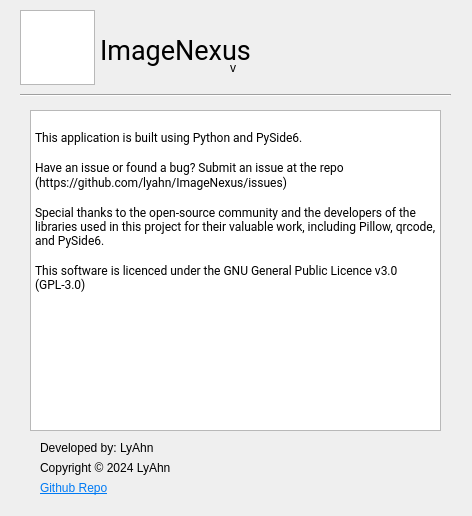
<?xml version="1.0" encoding="UTF-8"?>
<ui version="4.0">
 <class>aboutWindow</class>
 <widget class="QWidget" name="aboutWindow">
  <property name="windowModality">
   <enum>Qt::ApplicationModal</enum>
  </property>
  <property name="geometry">
   <rect>
    <x>0</x>
    <y>0</y>
    <width>472</width>
    <height>516</height>
   </rect>
  </property>
  <property name="minimumSize">
   <size>
    <width>472</width>
    <height>516</height>
   </size>
  </property>
  <property name="maximumSize">
   <size>
    <width>472</width>
    <height>516</height>
   </size>
  </property>
  <property name="windowTitle">
   <string>About</string>
  </property>
  <property name="windowIcon">
   <iconset resource="resources.qrc">
    <normaloff>:/images/resources/icon.ico</normaloff>:/images/resources/icon.ico</iconset>
  </property>
  <widget class="QLabel" name="appTextLabel">
   <property name="geometry">
    <rect>
     <x>100</x>
     <y>30</y>
     <width>181</width>
     <height>41</height>
    </rect>
   </property>
   <property name="font">
    <font>
     <family>Roboto</family>
     <pointsize>20</pointsize>
    </font>
   </property>
   <property name="text">
    <string>ImageNexus</string>
   </property>
  </widget>
  <widget class="Line" name="line">
   <property name="geometry">
    <rect>
     <x>20</x>
     <y>80</y>
     <width>431</width>
     <height>31</height>
    </rect>
   </property>
   <property name="sizePolicy">
    <sizepolicy hsizetype="Maximum" vsizetype="Fixed">
     <horstretch>0</horstretch>
     <verstretch>0</verstretch>
    </sizepolicy>
   </property>
   <property name="orientation">
    <enum>Qt::Horizontal</enum>
   </property>
  </widget>
  <widget class="QLabel" name="versionLabel">
   <property name="geometry">
    <rect>
     <x>230</x>
     <y>60</y>
     <width>49</width>
     <height>16</height>
    </rect>
   </property>
   <property name="text">
    <string>v</string>
   </property>
  </widget>
  <widget class="QGraphicsView" name="logoView">
   <property name="geometry">
    <rect>
     <x>20</x>
     <y>10</y>
     <width>75</width>
     <height>75</height>
    </rect>
   </property>
  </widget>
  <widget class="QLabel" name="copyrightLbl">
   <property name="geometry">
    <rect>
     <x>40</x>
     <y>460</y>
     <width>201</width>
     <height>16</height>
    </rect>
   </property>
   <property name="text">
    <string>Copyright © 2024 LyAhn</string>
   </property>
  </widget>
  <widget class="QLabel" name="devLabel">
   <property name="geometry">
    <rect>
     <x>40</x>
     <y>440</y>
     <width>191</width>
     <height>16</height>
    </rect>
   </property>
   <property name="text">
    <string>Developed by: LyAhn</string>
   </property>
  </widget>
  <widget class="QTextEdit" name="aboutText">
   <property name="geometry">
    <rect>
     <x>30</x>
     <y>110</y>
     <width>411</width>
     <height>321</height>
    </rect>
   </property>
   <property name="font">
    <font>
     <family>Roboto</family>
    </font>
   </property>
   <property name="mouseTracking">
    <bool>false</bool>
   </property>
   <property name="focusPolicy">
    <enum>Qt::NoFocus</enum>
   </property>
   <property name="autoFormatting">
    <set>QTextEdit::AutoAll</set>
   </property>
   <property name="html">
    <string>&lt;!DOCTYPE HTML PUBLIC &quot;-//W3C//DTD HTML 4.0//EN&quot; &quot;http://www.w3.org/TR/REC-html40/strict.dtd&quot;&gt;
&lt;html&gt;&lt;head&gt;&lt;meta name=&quot;qrichtext&quot; content=&quot;1&quot; /&gt;&lt;meta charset=&quot;utf-8&quot; /&gt;&lt;style type=&quot;text/css&quot;&gt;
p, li { white-space: pre-wrap; }
hr { height: 1px; border-width: 0; }
li.unchecked::marker { content: &quot;\2610&quot;; }
li.checked::marker { content: &quot;\2612&quot;; }
&lt;/style&gt;&lt;/head&gt;&lt;body style=&quot; font-family:'Roboto'; font-size:9pt; font-weight:400; font-style:normal;&quot;&gt;
&lt;p style=&quot;-qt-paragraph-type:empty; margin-top:0px; margin-bottom:0px; margin-left:0px; margin-right:0px; -qt-block-indent:0; text-indent:0px; font-family:'Segoe UI';&quot;&gt;&lt;br /&gt;&lt;/p&gt;
&lt;p style=&quot; margin-top:0px; margin-bottom:0px; margin-left:0px; margin-right:0px; -qt-block-indent:0; text-indent:0px;&quot;&gt;&lt;span style=&quot; font-family:'Segoe UI';&quot;&gt;This application is built using Python and PySide6. &lt;/span&gt;&lt;/p&gt;
&lt;p style=&quot;-qt-paragraph-type:empty; margin-top:0px; margin-bottom:0px; margin-left:0px; margin-right:0px; -qt-block-indent:0; text-indent:0px; font-family:'Segoe UI';&quot;&gt;&lt;br /&gt;&lt;/p&gt;
&lt;p style=&quot; margin-top:0px; margin-bottom:0px; margin-left:0px; margin-right:0px; -qt-block-indent:0; text-indent:0px;&quot;&gt;&lt;span style=&quot; font-family:'Segoe UI';&quot;&gt;Have an issue or found a bug? Submit an issue at the repo&lt;/span&gt;&lt;/p&gt;
&lt;p style=&quot; margin-top:0px; margin-bottom:0px; margin-left:0px; margin-right:0px; -qt-block-indent:0; text-indent:0px;&quot;&gt;&lt;span style=&quot; font-family:'Segoe UI';&quot;&gt;(https://github.com/lyahn/ImageNexus/issues)&lt;/span&gt;&lt;/p&gt;
&lt;p style=&quot;-qt-paragraph-type:empty; margin-top:0px; margin-bottom:0px; margin-left:0px; margin-right:0px; -qt-block-indent:0; text-indent:0px; font-family:'Segoe UI';&quot;&gt;&lt;br /&gt;&lt;/p&gt;
&lt;p style=&quot; margin-top:0px; margin-bottom:0px; margin-left:0px; margin-right:0px; -qt-block-indent:0; text-indent:0px;&quot;&gt;&lt;span style=&quot; font-family:'Segoe UI';&quot;&gt;Special thanks to the open-source community and the developers of the libraries used in this project for their valuable work, including Pillow, qrcode, and PySide6.&lt;/span&gt;&lt;/p&gt;
&lt;p style=&quot;-qt-paragraph-type:empty; margin-top:0px; margin-bottom:0px; margin-left:0px; margin-right:0px; -qt-block-indent:0; text-indent:0px; font-family:'Segoe UI';&quot;&gt;&lt;br /&gt;&lt;/p&gt;
&lt;p style=&quot; margin-top:0px; margin-bottom:0px; margin-left:0px; margin-right:0px; -qt-block-indent:0; text-indent:0px;&quot;&gt;This software is licenced under the GNU General Public Licence v3.0 (GPL-3.0)&lt;/p&gt;&lt;/body&gt;&lt;/html&gt;</string>
   </property>
   <property name="textInteractionFlags">
    <set>Qt::LinksAccessibleByMouse</set>
   </property>
  </widget>
  <widget class="QLabel" name="ghLink">
   <property name="geometry">
    <rect>
     <x>40</x>
     <y>480</y>
     <width>111</width>
     <height>16</height>
    </rect>
   </property>
   <property name="text">
    <string>&lt;html&gt;&lt;head/&gt;&lt;body&gt;&lt;p&gt;&lt;a href=&quot;http://github.com/LyAhn/ImageNexus&quot;&gt;&lt;span style=&quot; text-decoration: underline; color:#007af4;&quot;&gt;Github Repo&lt;/span&gt;&lt;/a&gt;&lt;/p&gt;&lt;/body&gt;&lt;/html&gt;</string>
   </property>
  </widget>
 </widget>
 <resources>
  <include location="resources.qrc"/>
 </resources>
 <connections/>
</ui>
